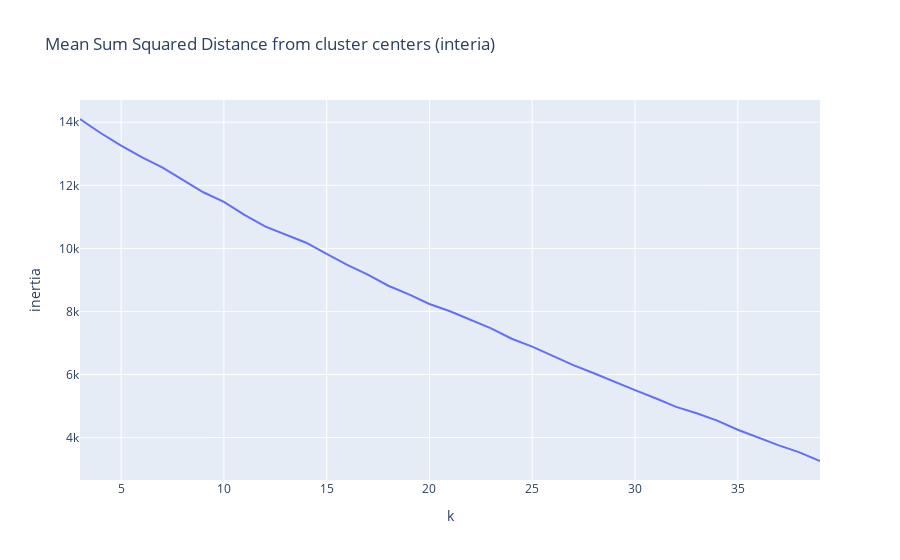

The notebook cell this image was saved under:
### Code cell
fig = px.line(df,x='k',y='inertia',title='Mean Sum Squared Distance from cluster centers (interia)')
fig.show()

### Figure 1 — Plotly figure (JSON) as saved in the notebook; plotly's stock layout.template omitted (floating-point values rounded to 4 significant figures)
{"data": [{"hovertemplate": "k=%{x}<br>inertia=%{y}<extra></extra>", "legendgroup": "", "line": {"color": "#636efa", "dash": "solid"}, "mode": "lines", "name": "", "orientation": "v", "showlegend": false, "type": "scatter", "x": [3, 4, 5, 6, 7, 8, 9, 10, 11, 12, 13, 14, 15, 16, 17, 18, 19, 20, 21, 22, 23, 24, 25, 26, 27, 28, 29, 30, 31, 32, 33, 34, 35, 36, 37, 38, 39], "xaxis": "x", "y": [14100.0, 13660.0, 13260.0, 12890.0, 12570.0, 12170.0, 11780.0, 11470.0, 11060.0, 10700.0, 10440.0, 10180.0, 9828.0, 9476.0, 9167.0, 8815.0, 8540.0, 8237.0, 8005.0, 7733.0, 7466.0, 7135.0, 6884.0, 6590.0, 6301.0, 6041.0, 5767.0, 5505.0, 5248.0, 4975.0, 4773.0, 4540.0, 4249.0, 4000.0, 3756.0, 3534.0, 3259.0], "yaxis": "y"}], "layout": {"autosize": true, "legend": {"tracegroupgap": 0}, "title": {"text": "Mean Sum Squared Distance from cluster centers (interia)"}, "xaxis": {"anchor": "y", "autorange": true, "domain": [0, 1], "range": [3, 39], "title": {"text": "k"}, "type": "linear"}, "yaxis": {"anchor": "x", "autorange": true, "domain": [0, 1], "range": [2656.0, 14700.0], "title": {"text": "inertia"}, "type": "linear"}}}
